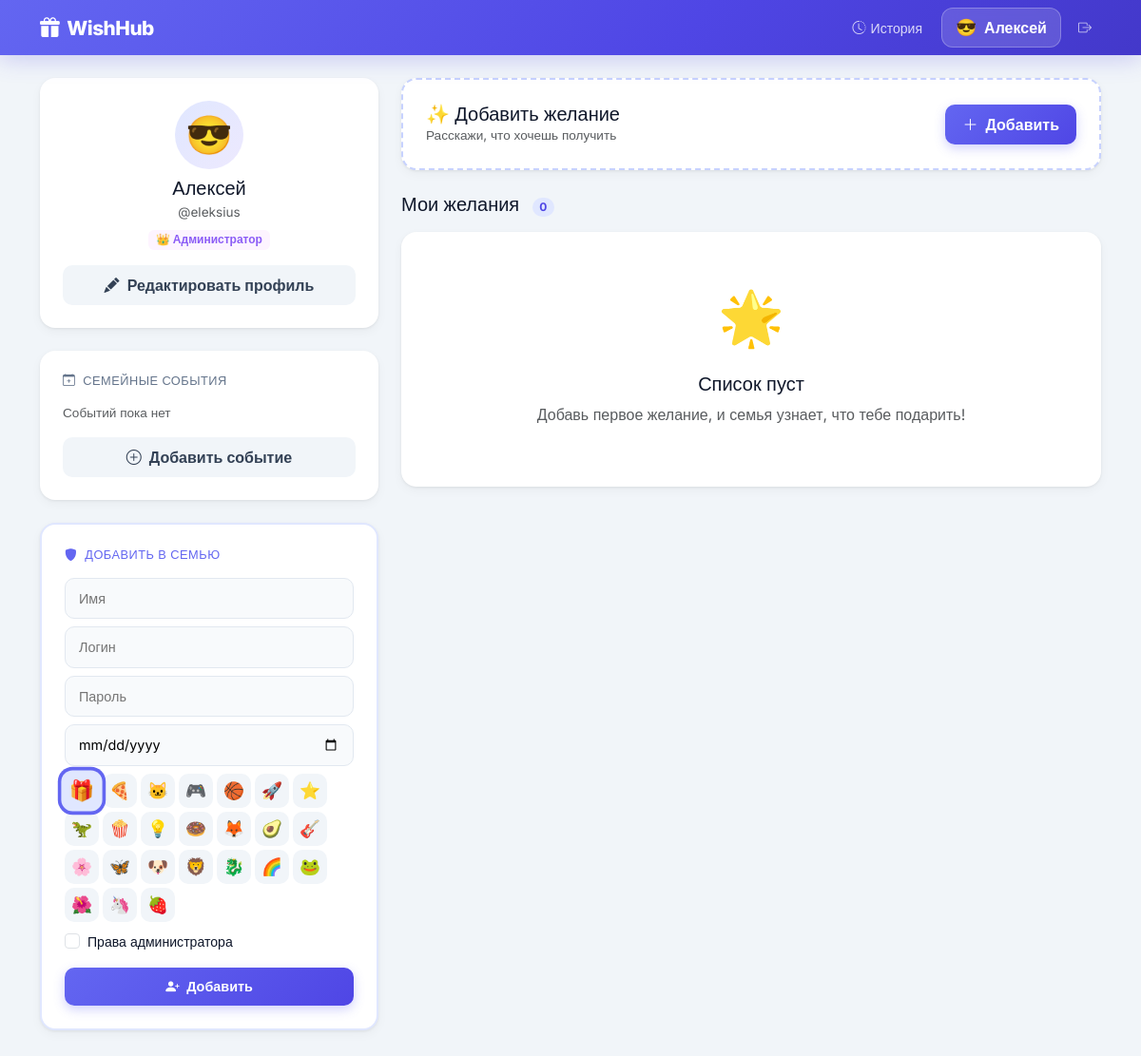
Screenshot of /my_wishlist (signed in) with the database file from the repository.
### app.py (models this page shows)
class User(UserMixin, db.Model):
    id            = db.Column(db.Integer, primary_key=True)
    username      = db.Column(db.String(50), unique=True, nullable=False)
    password_hash = db.Column(db.String(255), nullable=False)
    name          = db.Column(db.String(50), nullable=False)
    is_admin      = db.Column(db.Boolean, default=False)
    birthday      = db.Column(db.Date, nullable=True)
    emoji         = db.Column(db.String(10), default='🎁')
    wishes        = db.relationship('WishItem', backref='owner', lazy=True, foreign_keys='WishItem.user_id')

### app.py (the view, shortened to what this page needs)
@app.route('/my_wishlist', methods=['GET', 'POST'])
@login_required
def my_wishlist():
    wishes = WishItem.query.filter_by(user_id=current_user.id, is_purchased=False).order_by(WishItem.created_at.desc()).all()
    family_events = FamilyEvent.query.all()
    return render_template('my_wishlist.html', wishes=wishes, emojis=EMOJIS,
                           categories=CATEGORIES, category_map=CATEGORY_MAP,
                           family_events=family_events, event_icons=EVENT_ICONS)

### app.py (called while the page is built)
@login_manager.user_loader
def load_user(user_id):
    return db.session.get(User, int(user_id))

### templates/my_wishlist.html (shortened to what this page needs)
{% extends "base.html" %}
{% block content %}
<div class="row g-4">
<div class="col-lg-4">
  <div class="card-w p-4 mb-4">
    <div class="text-center mb-3">
      <div class="d-inline-flex align-items-center justify-content-center rounded-circle mb-2"
           style="width:72px;height:72px;font-size:2.5rem;background:linear-gradient(135deg,#e0e7ff,#ede9fe)">
        {{ current_user.emoji }}
      </div>
      <h5 class="fw-800 mb-0">{{ current_user.name }}</h5>
      <span class="text-muted" style="font-size:.85rem">@{{ current_user.username }}</span>
      {% if current_user.is_admin %}
      <div class="mt-1"><span class="badge" style="background:#fdf4ff;color:#8b5cf6">👑 Администратор</span></div>
      {% endif %}
    </div>
    <button class="btn btn-w btn-w-light w-100" type="button" data-bs-toggle="collapse" data-bs-target="#profileForm">
      <i class="bi bi-pencil-fill me-1"></i> Редактировать профиль
    </button>
  </div>
  <div class="card-w p-4 mb-4">
    <h6 class="fw-700 mb-3" style="font-size:.8rem;text-transform:uppercase;letter-spacing:.5px;color:#64748b">
      <i class="bi bi-calendar-plus me-1"></i> Семейные события
    </h6>
    {% for ev in family_events %}
    <div class="d-flex align-items-center gap-2 mb-2 p-2 rounded-3" style="background:#f8fafc">
      <i class="bi {{ ev.icon }}" style="color:#6366f1"></i>
      <span class="flex-grow-1" style="font-size:.88rem;font-weight:500">{{ ev.name }}</span>
      <span class="text-muted" style="font-size:.8rem">{{ '%02d.%02d'|format(ev.day,ev.month) }}</span>
      {% if ev.created_by_id == current_user.id or current_user.is_admin %}
      <form method="POST" action="{{ url_for('delete_event', event_id=ev.id) }}" class="m-0">
        <button type="submit" class="btn p-0 border-0 bg-transparent text-muted" style="font-size:.8rem" title="Удалить">
          <i class="bi bi-x-lg"></i>
        </button>
      </form>
      {% endif %}
    </div>
    {% else %}
    <p class="text-muted mb-2" style="font-size:.85rem">Событий пока нет</p>
    {% endfor %}
    <button class="btn btn-w btn-w-light w-100 mt-2" type="button" data-bs-toggle="collapse" data-bs-target="#addEventForm">
      <i class="bi bi-plus-circle me-1"></i> Добавить событие
    </button>
  </div>
  {% if current_user.is_admin %}
  <div class="card-w p-4" style="border:2px solid #e0e7ff">
    <h6 class="fw-700 mb-3" style="font-size:.8rem;text-transform:uppercase;letter-spacing:.5px;color:#6366f1">
      <i class="bi bi-shield-fill me-1"></i> Добавить в семью
    </h6>
    <form method="POST" action="{{ url_for('create_user') }}">
      <div class="mb-2">
        <input type="text" name="name" class="input-w" placeholder="Имя" required style="font-size:.9rem">
      </div>
      <div class="mb-2">
        <input type="text" name="username" class="input-w" placeholder="Логин" required style="font-size:.9rem">
      </div>
      <div class="mb-2">
        <input type="password" name="password" class="input-w" placeholder="Пароль" required minlength="4" style="font-size:.9rem">
      </div>
      <div class="mb-2">
        <input type="date" name="birthday" class="input-w" style="font-size:.9rem">
      </div>
      <div class="mb-2">
        <div class="d-flex flex-wrap gap-1">
          {% for em in emojis %}
          <label class="emoji-label" for="ne_{{ loop.index }}" style="width:36px;height:36px;font-size:1.1rem">{{ em }}</label>
          {% endfor %}
        </div>
      </div>
      <div class="form-check mb-3">
        <input type="checkbox" name="is_admin" id="is_admin" class="form-check-input">
        <label for="is_admin" class="form-check-label" style="font-size:.88rem">Права администратора</label>
      </div>
      <button type="submit" class="btn btn-w btn-w-primary w-100" style="font-size:.9rem">
        <i class="bi bi-person-plus-fill me-1"></i> Добавить
      </button>
    </form>
  </div>
  {% endif %}
</div>
<div class="col-lg-8">
  <div class="card-w p-4 mb-4" style="border:2px dashed #c7d2fe">
    <div class="d-flex align-items-center justify-content-between mb-0">
      <div>
        <h5 class="fw-800 mb-0">✨ Добавить желание</h5>
        <p class="text-muted mb-0" style="font-size:.85rem">Расскажи, что хочешь получить</p>
      </div>
      <button class="btn btn-w btn-w-primary" type="button" data-bs-toggle="collapse" data-bs-target="#addWishForm">
        <i class="bi bi-plus-lg me-1"></i> Добавить
      </button>
    </div>
  </div>
  <h5 class="fw-800 mb-3">Мои желания
    <span class="badge rounded-pill ms-2 fw-600" style="background:#e0e7ff;color:#4f46e5;font-size:.75rem">{{ wishes|length }}</span>
  </h5>
  {% if wishes %}
  {% for wish in wishes %}
  <div class="card-w mb-3 overflow-hidden wish-item" style="animation: fadeSlideIn .35s ease both; animation-delay: {{ loop.index0 * 0.05 }}s">
    <div class="d-flex">
      {% if wish.image_url %}
      <div style="width:100px;flex-shrink:0;background-image:url('{{ wish.image_url }}');background-size:cover;background-position:center;border-radius:16px 0 0 16px"></div>
      {% else %}
      <div style="width:8px;flex-shrink:0;background:{{ category_map[wish.category].gradient }};border-radius:16px 0 0 16px"></div>
      {% endif %}
      <div class="p-3 flex-grow-1 min-w-0">
        <div class="d-flex justify-content-between align-items-start gap-2">
          <div class="flex-grow-1 min-w-0">
            <div class="d-flex align-items-center gap-2 flex-wrap mb-1">
              <h6 class="fw-700 mb-0 text-truncate">{{ wish.title }}</h6>
              {% if wish.priority == 'high' %}<span class="badge-priority prio-high">🔥 Очень хочу</span>
              {% elif wish.priority == 'low' %}<span class="badge-priority prio-low">💭 Не срочно</span>
              {% else %}<span class="badge-priority prio-medium">✨ Хочу</span>{% endif %}
            </div>
            <div class="d-flex align-items-center gap-2 flex-wrap">
              <span class="cat-chip">{{ category_map[wish.category].emoji }} {{ category_map[wish.category].label }}</span>
              {% if wish.price %}<span class="fw-700" style="color:#6366f1">{{ '{:,.0f}'.format(wish.price).replace(',', ' ') }} ₽</span>{% endif %}
              {% if wish.link %}<a href="{{ wish.link }}" target="_blank" class="text-muted" style="font-size:.82rem"><i class="bi bi-link-45deg"></i> ссылка</a>{% endif %}
            </div>
            {% if wish.description %}
            <p class="text-muted mt-1 mb-0" style="font-size:.85rem">{{ wish.description[:120] }}{% if wish.description|length > 120 %}…{% endif %}</p>
            {% endif %}
          </div>
          <button class="btn btn-w btn-w-danger btn-sm flex-shrink-0 btn-delete-wish"
                  data-id="{{ wish.id }}"
                  data-title="{{ wish.title }}"
                  data-action="{{ url_for('delete_wish', item_id=wish.id) }}"
                  title="Удалить">
            <i class="bi bi-trash3"></i>
          </button>
        </div>
      </div>
    </div>
  </div>
  {% endfor %}
  {% else %}
  <div class="text-center py-5 card-w">
    <div style="font-size:3.5rem">🌟</div>
    <h5 class="fw-700 mt-3">Список пуст</h5>
    <p class="text-muted">Добавь первое желание, и семья узнает, что тебе подарить!</p>
  </div>
  {% endif %}
</div>
</div>
{% endblock %}

### templates/base.html (shortened to what this page needs)
<!DOCTYPE html>
<html lang="ru">
<head>
<link href="https://cdn.jsdelivr.net/npm/bootstrap@5.3.0/dist/css/bootstrap.min.css" rel="stylesheet">
<link href="https://cdn.jsdelivr.net/npm/bootstrap-icons@1.11.3/font/bootstrap-icons.min.css" rel="stylesheet">
</head>
<body>
<nav class="navbar navbar-expand-lg navbar-custom py-2 mb-4">
  <div class="container">
    <a class="navbar-brand text-white d-flex align-items-center gap-2" href="{{ url_for('index') }}">
      <i class="bi bi-gift-fill"></i> WishHub
    </a>
    {% if current_user.is_authenticated %}
    <div class="d-flex align-items-center gap-2 ms-auto flex-wrap">
      <a href="{{ url_for('history') }}" class="nav-history-btn">
        <i class="bi bi-clock-history"></i><span class="d-none d-sm-inline">История</span>
      </a>
      <a href="{{ url_for('my_wishlist') }}" class="nav-user-btn">
        <span style="font-size:1.1rem">{{ current_user.emoji }}</span>
        <span>{{ current_user.name }}</span>
      </a>
      <form method="POST" action="{{ url_for('logout') }}" class="m-0">
        <button type="submit" class="nav-link-logout border-0 bg-transparent cursor-pointer">
          <i class="bi bi-box-arrow-right"></i>
        </button>
      </form>
    </div>
    {% endif %}
  </div>
</nav>
<div class="container pb-5">
  {% block content %}{% endblock %}
</div>
</body>
</html>

### templates/base.html (style rules this page uses)
:root { --indigo: #6366f1; --indigo-d: #4f46e5; --indigo-l: #e0e7ff; --bg: #f1f5f9; --card: #fff; --text: #0f172a; --muted: #64748b; --border: #e2e8f0; --shadow: 0 1px 3px rgba(0,0,0,.07), 0 4px 12px rgba(0,0,0,.04); --shadow-lg: 0 8px 30px rgba(99,102,241,.12); --radius: 16px; --radius-sm: 10px; }
* { box-sizing: border-box; }
body { font-family:'Inter',sans-serif; background:var(--bg); color:var(--text); min-height:100vh; }
.navbar-custom { background: linear-gradient(135deg, #6366f1 0%, #4f46e5 60%, #4338ca 100%); box-shadow: 0 4px 24px rgba(79,70,229,.25); }
.navbar-brand { font-weight: 800; font-size: 1.3rem; letter-spacing: -.5px; }
.nav-user-btn { background: rgba(255,255,255,.15); backdrop-filter: blur(8px); border: 1px solid rgba(255,255,255,.25); border-radius: 12px; color: #fff; padding: 7px 14px; font-weight: 600; text-decoration: none; display: flex; align-items: center; gap: 8px; transition: all .2s; }
.nav-link-logout { color: rgba(255,255,255,.7); text-decoration: none; font-size: .88rem; padding: 6px 10px; border-radius: 8px; transition: all .2s; }
.nav-history-btn { color: rgba(255,255,255,.8); text-decoration: none; font-size: .88rem; padding: 6px 12px; border-radius: 8px; transition: all .2s; display: flex; align-items: center; gap: 5px; }
.card-w { background: var(--card); border: none; border-radius: var(--radius); box-shadow: var(--shadow); transition: transform .25s, box-shadow .25s; }
.btn-w { border-radius: 10px; font-weight: 600; padding: 9px 18px; transition: all .2s; border: none; }
.btn-w-primary { background: linear-gradient(135deg,#6366f1,#4f46e5) !important; color: #fff !important; box-shadow: 0 4px 12px rgba(99,102,241,.3); }
.btn-w-light { background: #f1f5f9; color: #334155; }
.input-w { border-radius: var(--radius-sm); border: 1.5px solid var(--border); background: #f8fafc; padding: 10px 14px; width: 100%; font-family: inherit; font-size: .95rem; transition: all .2s; outline: none; }
.emoji-label { cursor: pointer; width: 44px; height: 44px; border-radius: 10px; display: flex; align-items: center; justify-content: center; font-size: 1.4rem; background: #f1f5f9; transition: all .15s; }
.btn-check:checked + .emoji-label { background: #e0e7ff; box-shadow: 0 0 0 3px var(--indigo); transform: scale(1.2); }

### rows the page displays
User: emoji "😎", name "Алексей", username "eleksius"

### other values shown
{{ em }} "🎁" "🍕" "🐱" "🎮" "🏀" "🚀" "⭐" "🦖" "🍿" "💡" "🍩" "🦊" "🥑" "🎸" "🌸" "🦋" "🐶" "🦁" "🐉" "🌈" "🐸" "🌺" "🦄" "🍓"
{{ wishes|length }} "0"
